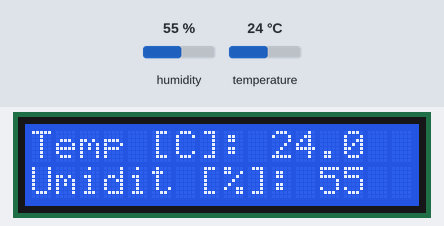
A program run on a simulated Arduino Uno, built with avr-gcc and run on an emulated ATmega328P. Parts: 16×2 character LCD. The inputs (shaded band) are chosen by the test bench; at power-on: humidity 55 %, temperature 24 °C. What the program prints to the serial monitor is not drawn.

Above: at 5.7 s.
5.8 s: humidity set to 22 %
At 11.5 s:
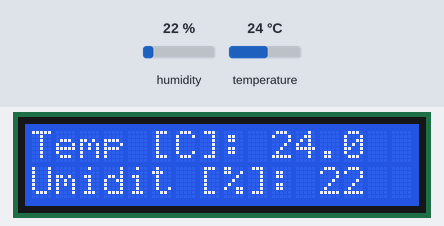
13.3 s: temperature set to 12 °C
At 16.5 s:
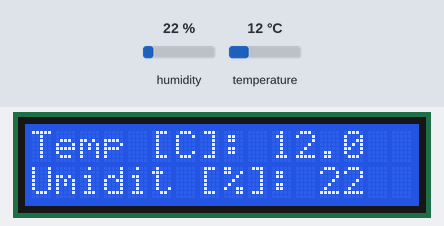
20.8 s: humidity set to 40 %
At 26.4 s:
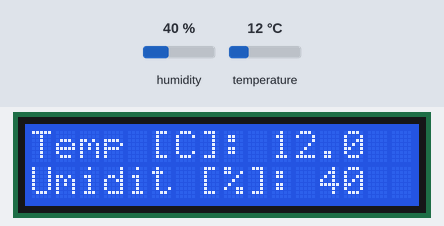
28.3 s: temperature set to 19 °C
At 31.3 s:
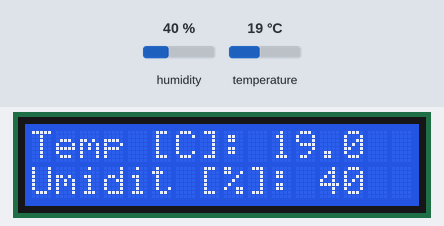
Timing chart, 0 to 32.8 s (numbered marks = the images above; inputs shaded):
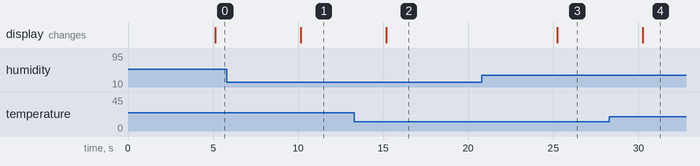

The program:

main.cpp
```cpp
#include <Arduino.h>
#include "DHT.h"
#include "Adafruit_Sensor.h"
#include "LiquidCrystal_I2C.h"

#define DHTPIN 2 // Arduino pin connected to the sensor
#define DHTTYPE DHT11 //We're using DHT11 sensor

LiquidCrystal_I2C lcd(0x3F,16,2); // lcd(addr,col,row)
/*
If LCD i2c is PCF8574, address is 0x27
If LCD i2c is PCF8574A, address is 0x3F
*/

//Sensor inizialization
DHT dht(DHTPIN,DHTTYPE);

void setup() {
  Serial.begin(9600);
  Serial.println("Temperature and Humidity sensor test.");

  lcd.init(); // initialize the lcd
  lcd.backlight(); //enable lcd backlight

  lcd.print("Temp [C]: "); //initialize lcd writing
  lcd.setCursor(0,1); //setCursor(col,row)
  lcd.print("Umidit [%]: ");

  dht.begin(); //start reading from sensor
}

void loop() {
  float temp;
  float hum;

  delay(5000); //Wait 5 seconds between 2 measurements

  temp = dht.readTemperature(); //read temperature (Celsius as default)
  hum = dht.readHumidity(); //read humidity

  // check error while reading from sensor
  if(isnan(temp)||isnan(hum)){
    Serial.println("ERROR: FAILED TO READ FROM SENSOR!!!");
    return;
  }
  //print on LCD
  lcd.setCursor(10,0);
  lcd.print(temp,1); //1 decimal digit
  lcd.setCursor(12,1);
  lcd.print(hum,0); // no decimal digits
}
```

Measured:
- after the input at 5.8 s, the display: changes after 4.3 s (image 1)
- after the input at 13.3 s, the display: changes after 1.9 s (image 2)
- after the input at 20.8 s, the display: changes after 4.4 s (image 3)
- after the input at 28.3 s, the display: changes after 2.0 s (image 4)
